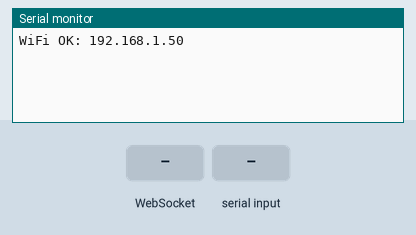
This program was run on a simulated ESP32-S3. On the bench: the last lines printed to the serial monitor. The test bench sets the inputs (shaded band). WiFi joins after 1.5 s; servers stay silent unless stated; not simulated (calls return 0 or success): secrets.h; names the files do not define were given values by the test bench: WS_PORT = 80.

Above: at 2.7 s.
2.8 s: WebSocket text "pong" received
At 4.0 s:
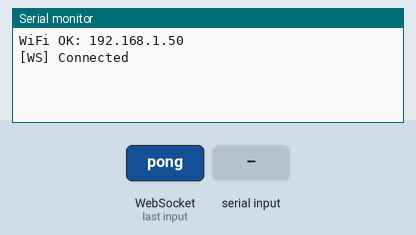
4.3 s: "pong\n" received over Serial
At 5.1 s:
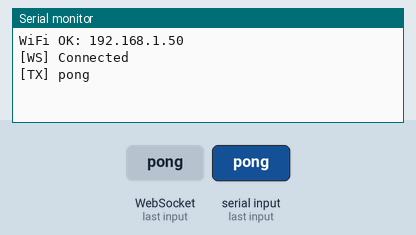
5.8 s: "1\n" received over Serial
At 6.2 s:
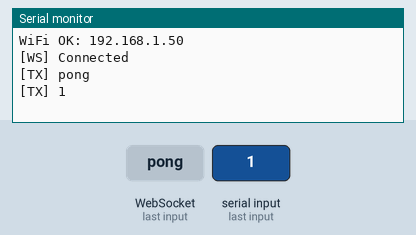
7.3 s: WebSocket text "1" received
At 8.6 s:
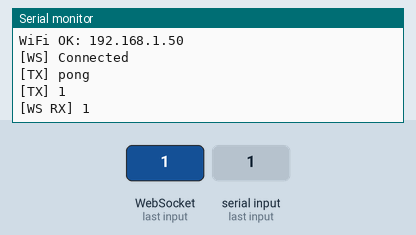

Measured:
- after the input at 2.8 s, the serial monitor: prints a new line at once (image 1)
- after the input at 4.3 s, the serial monitor: prints a new line at once (image 2)
- after the input at 5.8 s, the serial monitor: prints a new line at once (image 3)
- after the input at 7.3 s, the serial monitor: prints a new line at once (image 4)

The program:

main.cpp
```cpp
#include <Arduino.h>
#include <WebSocketsClient.h>
#include <WiFi.h>

#include "secrets.h"

WebSocketsClient ws;
bool wsConnected = false;
String line;
unsigned long lastPingMs = 0;

void onWsEvent(WStype_t type, uint8_t* payload, size_t len) {
    if (type == WStype_CONNECTED) {
        wsConnected = true;
        Serial.println("[WS] Connected");
    } else if (type == WStype_DISCONNECTED) {
        wsConnected = false;
        Serial.println("[WS] Disconnected");
    } else if (type == WStype_TEXT) {
        String msg(reinterpret_cast<char*>(payload), len);
        if (msg == "pong") return;
        Serial.printf("[WS RX] %s\n", msg.c_str());
        // Later: forward command to STM32 over Serial1
    }
}

void setup() {
    Serial.begin(115200);
    // Later: initialize Serial1 for STM32

    WiFi.begin(WIFI_SSID, WIFI_PASS);
    while (WiFi.status() != WL_CONNECTED) delay(300);
    Serial.printf("WiFi OK: %s\n", WiFi.localIP().toString().c_str());

#if WS_USE_SSL
    ws.beginSSL(WS_HOST, WS_PORT, "/websocket?role=device");
#else
    ws.begin(WS_HOST, WS_PORT, "/websocket?role=device");
#endif
    ws.onEvent(onWsEvent);
    ws.setReconnectInterval(3000);
}

void loop() {
    ws.loop();

    // Read input from Serial Monitor (will switch to STM32 Serial1 later)
    while (Serial.available()) {
        char c = static_cast<char>(Serial.read());
        if (c == '\n') {
            line.trim();
            if (line.length() > 0 && wsConnected) {
                ws.sendTXT(line);
                Serial.printf("[TX] %s\n", line.c_str());
            }
            line = "";
        } else if (c != '\r') {
            line += c;
        }
    }

    if (wsConnected && millis() - lastPingMs >= 25000) {
        lastPingMs = millis();
        ws.sendTXT("ping");
    }
}
```
